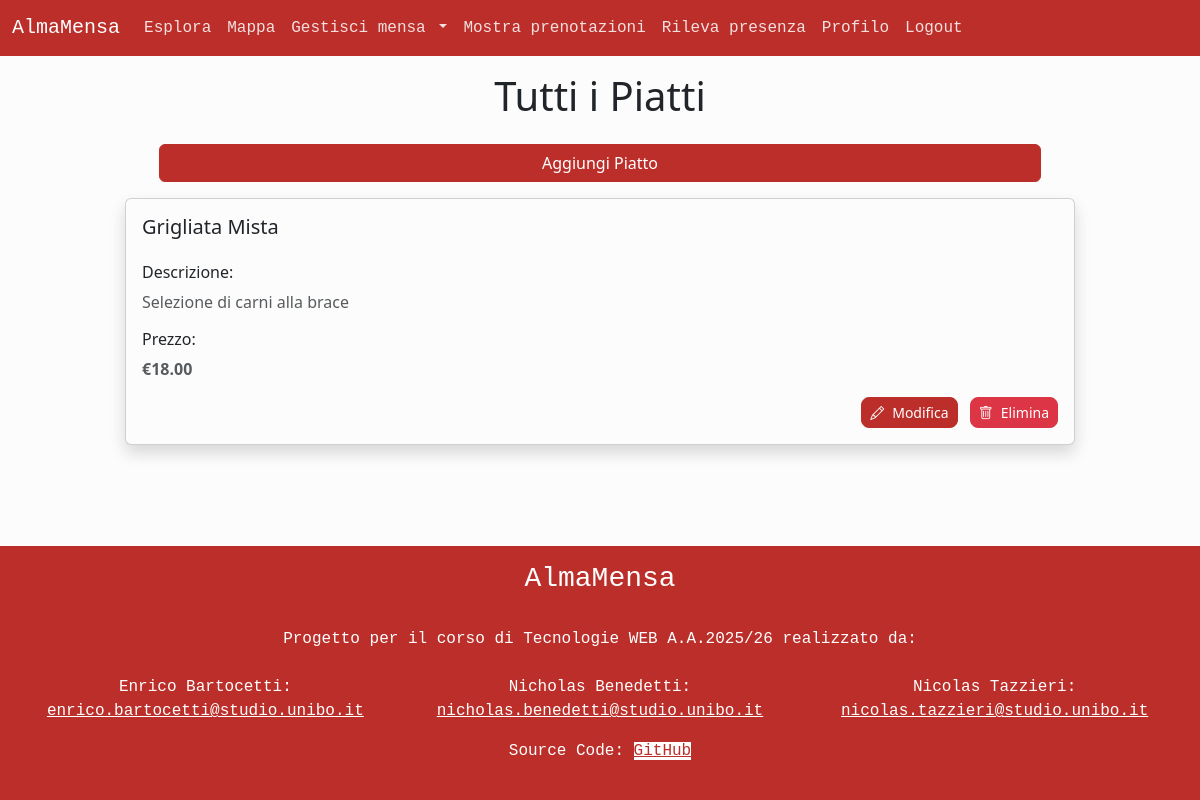
The app's page /manage_dishes.php (signed in) with its own data.
### tables this page shows
CREATE TABLE `piatti` (
  `id` int NOT NULL,
  `nome` varchar(25) NOT NULL,
  `descrizione` varchar(255) NOT NULL,
  `prezzo` decimal(5,2) NOT NULL,
  `id_mensa` int NOT NULL
);

### public/manage_dishes.php (called while the page is built, shortened)
<?php
require_once '../src/bootstrap.php';
if (isUserLoggedIn() && getUserLevel() == UserLevel::CanteenAdmin) {
    $canteen = $dbh->getCanteenByEmail($user->getEmail());
    if ($canteen !== null) {
        $templateParams["dishes"] = $dbh->getDishesByCanteenId($canteen->getId());
        $templateParams["canteen"] = $canteen;
    } else {
        header("Location: index.php");
        exit();
    }
} else {
    header("Location: index.php");
    exit();
}
require '../src/template/base.php';
?>

### src/database.php (called while the page is built, shortened)
<?php
class DatabaseHelper {
    private $db;
    public function __construct($servername, $username, $password, $dbname, $port){
        $this->db = new mysqli($servername, $username, $password, $dbname, $port);
    }
    public function getCanteenByEmail($email) {
        $stmt = $this->db->prepare("SELECT m.*, c.nome AS categoria FROM mense AS m JOIN categorie c ON m.id_categoria = c.id WHERE m.email = ?;");
        $stmt->bind_param("s", $email);
        $stmt->execute();
        $result = $stmt->get_result();
        if ($result->num_rows > 0) {
            $c = $result->fetch_assoc();
            return new Canteen($c["id"], $c["email"], $c["nome"], $c["descrizione"], $c["ind_civico"], $c["ind_via"], $c["ind_comune"], $c["ind_cap"], $c["telefono"], $c["coo_latitudine"], $c["coo_longitudine"], $c["num_posti"], $c["immagine"], $c["categoria"], $c["media_recensioni"], $c["num_recensioni"], $this->getCanteenTimeTable($c["id"]));
        } else {
            return null;
        }
    }
    public function getCanteenTimetable($id, $day = "%") {
        $query = 'SELECT giorno, ora_apertura, ora_chiusura FROM orari
        WHERE id_mensa = ?
        AND giorno LIKE ?
        ORDER BY FIELD(giorno, \'mon\', \'tue\', \'wed\', \'thu\', \'fri\', \'sat\', \'sun\'), ora_apertura ASC';
        $stmt = $this->db->prepare($query);
        $stmt->bind_param("is", $id, $day);
        $stmt->execute();
        $hours = [];
        foreach ($stmt->get_result()->fetch_all(MYSQLI_ASSOC) as $h) {
            array_push($hours, new OpeningHour($h["giorno"], $h["ora_apertura"], $h["ora_chiusura"]));
        }
        return $hours;
    }
    public function getDishesByCanteenId($canteenId) {
        $stmt = $this->db->prepare("SELECT * FROM piatti WHERE id_mensa = ? ORDER BY nome ASC;");
        $stmt->bind_param("i", $canteenId);
        $stmt->execute();
        $result = $stmt->get_result();
        $list = array();
        foreach ($result->fetch_all(MYSQLI_ASSOC) as $d) {
            array_push($list, new Dish($d["id"], $d["nome"], $d["descrizione"], $d["prezzo"], $d["id_mensa"]));
        }
        return $list;
    }
}
?>

### src/bootstrap.php (called while the page is built, shortened)
<?php
require_once("database.php");
$dbh = new DatabaseHelper("localhost", "root", "", "almamensa", 3306);
require_once("classes.php");
if (isUserLoggedIn()) {
   switch (getUserLevel()) {
      case UserLevel::CanteenAdmin:
         $user = $dbh->getCanteenByEmail($_SESSION["user"]->getEmail());
         break;
   }
}
?>

### src/classes.php (called while the page is built, shortened)
<?php
class Canteen extends User implements JsonSerializable {
    private $id;
    public function __construct($id, $email, $name, $desc, $number, $avenue, $municipality, $postalCode, $tel, $lat, $long, $maxSeatings, $img, $category, $avgReviews, $numReviews, $openingHours) {
        $this->id = $id;
    }
    public function getId() {
        return $this->id;
    }
    public function getEmail() {
        return parent::getEmail();
    }
}
class Dish implements JsonSerializable {
    private $id;
    private $name;
    private $desc;
    private $price;
    public function __construct($id, $name, $desc, $price, $canteenId) {
        $this->id = $id;
        $this->name = $name;
        $this->desc = $desc;
        $this->price = $price;
    }
    public function getId() {
        return $this->id;
    }
    public function getName() {
        return $this->name;
    }
    public function getDescription() {
        return $this->desc;
    }
    public function getPrice() {
        return $this->price;
    }
}
abstract class User {
    private $email;
    public function __construct($email) {
        $this->email = $email;
    }
    public function getEmail() {
        return $this->email;
    }
}
?>

### src/template/manage_dishes.php (the view, shortened to what this page needs)
<header class="text-center container mt-3 mb-4">
            <h1>Tutti i Piatti</h1>
        </header>
        <div class="d-flex justify-content-center mb-3">
            <a href="create_dish.php" class="btn btn-primary col-10 col-md-9">Aggiungi Piatto</a>
        </div>
        <div class="container mb-5">
            <div class="row justify-content-center">
                <div class="col-11 col-md-10 p-md-0">
                    <?php if (!empty($templateParams["dishes"])): ?>
                        <?php foreach ($templateParams["dishes"] as $dish): ?>
                            <div class="card shadow rounded-2 mb-3">
                                <div class="card-body">
                                    <header class="row mb-3">
                                        <div class="col-8 justify-content-left">
                                            <h5 class="card-title"><?php echo htmlspecialchars($dish->getName()); ?></h5>
                                        </div>
                                    </header>
                                    <section>
                                        <div class="row justify-content-start mb-3">
                                            <div class="col-12">
                                                <h6 class="card-text">Descrizione: </h6>
                                                <p class="card-text text-body-secondary"><?php echo htmlspecialchars($dish->getDescription()); ?></p>
                                            </div>
                                        </div>
                                        <div class="row justify-content-start">
                                            <div class="col-12">
                                                <h6 class="card-text">Prezzo: </h6>
                                                <p class="card-text text-body-secondary fw-bold">€<?php echo htmlspecialchars(number_format($dish->getPrice(), 2)); ?></p>
                                            </div>
                                        </div>
                                    </section>
                                    <footer class="row justify-content-end mt-3">
                                        <div class="col-auto">
                                            <a href="create_dish.php?id=<?php echo urlencode($dish->getId()); ?>" class="btn btn-primary btn-sm rounded-3 me-2">
                                                <span class="bi bi-pencil me-2"></span>Modifica
                                            </a>
                                            <form method="POST" action="manage_dishes.php" style="display: inline;" onsubmit="return confirm('Sei sicuro di voler eliminare questo piatto?');">
                                                <button type="submit" class="btn btn-danger btn-sm rounded-3">
                                                    <span class="bi bi-trash me-2"></span>Elimina
                                                </button>
                                            </form>
                                        </div>
                                    </footer>
                                </div>
                            </div>
                        <?php endforeach; ?>
                    <?php else: ?>
                        <div class="alert alert-secondary" role="alert">
                            Nessun piatto disponibile per questa mensa.
                        </div>
                    <?php endif; ?>
                </div>
            </div>
        </div>

### records on screen
piatti: nome "Grigliata Mista", descrizione "Selezione di carni alla brace", prezzo "18.00"
